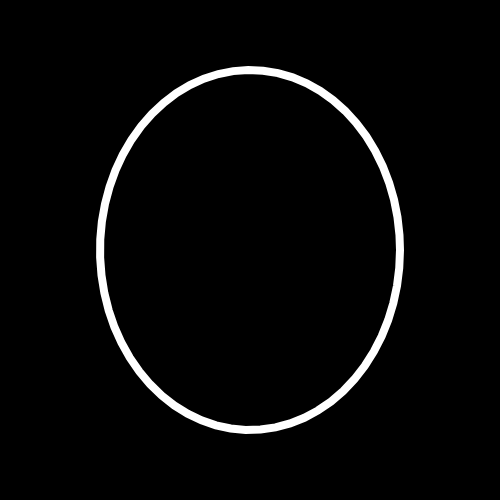
Frame 1 (no input)
Frame 60 (no input): identical to frame 1, image omitted
Frame 120 (the mouse pressed at the canvas centre since frame 60): identical to frame 1, image omitted

The p5.js sketch that drew this single still picture (run headless with seeded random() and noise() and a simulated clock; from frame 60 on, the mouse is pressed at the canvas centre):

// p5.js sketch
// ── sketch.js
/* 
  Piet Hein's super ellipse

  Learn more here:
  https://en.wikipedia.org/wiki/Superellipse

  https://mathworld.wolfram.com/Superellipse.html

  https://www.youtube.com/watch?v=JqkjQjtenPQ

  https://www.youtube.com/watch?v=PsZwsWbsfyY

  See a my first super ellipse sketch with a lot more explanation
  https://editor.p5js.org/mhoumann87/sketches/Xi48lU8M8

  Based on the Coding Trains Coding Challenge #19
  https://www.youtube.com/watch?v=z86cx2A4_3E&t=16s

*/

// We need a slider to control the value of the variable n
let slider;

// We need a function that returns a negative, positive or zero value,
// based on the angle
sgn = val => (val < 0 ? -1 : val > 0 ? 1 : 0);

setup = () => {
  createCanvas(500, 500);

  slider = createSlider(0.01, 5, 2, 0.01);
};

draw = () => {
  background(0);
  stroke(255);
  strokeWeight(8);
  noFill();

  // We need to move the 0, 0 from top left corner to the
  // middler of the canvas
  translate(width * 0.5, height * 0.5);

  // We need our variables to calculate our a and y values
  const a = 150;
  const b = 180;
  // And we need our n variable that make up the shape of the ellipse
  // we base the value for n with our slider
  const n = slider.value();
  //console.log(n);

  // We want a full shape, so we use begin and end shape and vertices
  beginShape();

  // We make a loop to draw our ellipse
  for (let angle = 0; angle < TWO_PI; angle += 0.1) {
    // We need to divide 2 by n
    const na = 2 / n;
    // we calculate the x value
    x = pow(abs(cos(angle)), na) * a * sgn(cos(angle));
    // And y with b and sine instead of a and cosine
    y = pow(abs(sin(angle)), na) * b * sgn(sin(angle));

    // draw the shape
    vertex(x, y);
  }

  endShape(CLOSE);
};
